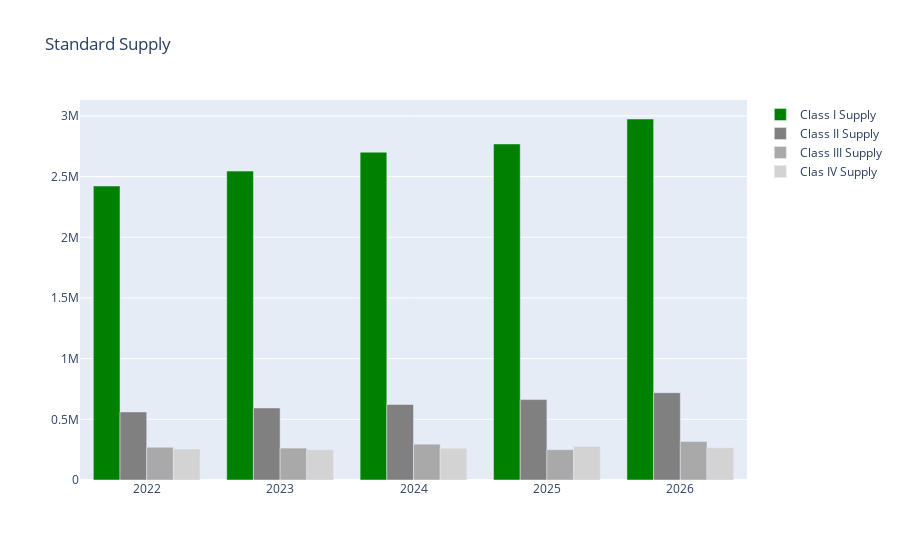

The notebook cell this image was saved under:
### Code cell
supply_fig = go.Figure()
supply_fig.add_trace(
    go.Bar(name='Class I Supply',
        x= total['Year'],
        y= (total['I_S']), 
                marker_color='green'
    ),
)
supply_fig.add_trace(
    go.Bar(name='Class II Supply',
        x= total['Year'],
        y= (total['II_S']), 
                marker_color='grey'
    ),
)
supply_fig.add_trace(
    go.Bar(name='Class III Supply',
        x= total['Year'],
        y= (total['III_S']), 
                marker_color='darkgrey'
    ),
)
supply_fig.add_trace(
    go.Bar(name='Clas IV Supply',
        x= total['Year'],
        y= (total['IV_S']), 
                marker_color='lightgrey'
    ),
)

supply_fig.update_layout(title_text="Standard Supply")
supply_fig.show()

### Figure 1 — Plotly figure (JSON) as saved in the notebook; plotly's stock layout.template omitted (floating-point values rounded to 4 significant figures)
{"data": [{"marker": {"color": "green"}, "name": "Class I Supply", "type": "bar", "x": [2022, 2023, 2024, 2025, 2026], "y": [2423000.0, 2545000.0, 2701000.0, 2769000.0, 2975000.0]}, {"marker": {"color": "grey"}, "name": "Class II Supply", "type": "bar", "x": [2022, 2023, 2024, 2025, 2026], "y": [561000.0, 593900.0, 622800.0, 662624, 719400.0]}, {"marker": {"color": "darkgrey"}, "name": "Class III Supply", "type": "bar", "x": [2022, 2023, 2024, 2025, 2026], "y": [270000, 263000, 295000, 250000, 318000]}, {"marker": {"color": "lightgrey"}, "name": "Clas IV Supply", "type": "bar", "x": [2022, 2023, 2024, 2025, 2026], "y": [255000, 249000, 262000, 277000, 266000]}], "layout": {"title": {"text": "Standard Supply"}}}
